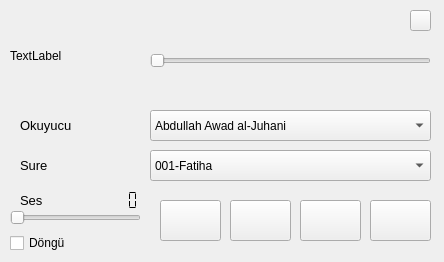
<?xml version="1.0" encoding="UTF-8"?>
<ui version="4.0">
 <class>furkan</class>
 <widget class="QMainWindow" name="furkan">
  <property name="geometry">
   <rect>
    <x>0</x>
    <y>0</y>
    <width>444</width>
    <height>262</height>
   </rect>
  </property>
  <property name="windowTitle">
   <string>furkan</string>
  </property>
  <widget class="QWidget" name="centralwidget">
   <widget class="QComboBox" name="comboBox_ok">
    <property name="geometry">
     <rect>
      <x>150</x>
      <y>110</y>
      <width>281</width>
      <height>31</height>
     </rect>
    </property>
    <item>
     <property name="text">
      <string>Abdullah Awad al-Juhani</string>
     </property>
    </item>
    <item>
     <property name="text">
      <string>Ali Abdur-Rahman al-Huthaify</string>
     </property>
    </item>
    <item>
     <property name="text">
      <string>AbdulBaset AbdulSamad 1</string>
     </property>
    </item>
    <item>
     <property name="text">
      <string>AbdulBaset AbdulSamad 2</string>
     </property>
    </item>
    <item>
     <property name="text">
      <string>Abdullah Ali Jabir</string>
     </property>
    </item>
    <item>
     <property name="text">
      <string>AbdulKareem Al Hazmi</string>
     </property>
    </item>
    <item>
     <property name="text">
      <string>Ahmad al-Huthaify</string>
     </property>
    </item>
    <item>
     <property name="text">
      <string>AbdulWadood Haneef</string>
     </property>
    </item>
    <item>
     <property name="text">
      <string>Ali Hajjaj Alsouasi</string>
     </property>
    </item>
    <item>
     <property name="text">
      <string>Abdullah Basfar</string>
     </property>
    </item>
    <item>
     <property name="text">
      <string>AbdulMuhsin al-Qasim</string>
     </property>
    </item>
    <item>
     <property name="text">
      <string>AbdulAzeez al-Ahmad</string>
     </property>
    </item>
    <item>
     <property name="text">
      <string>AbdulWadud Haneef</string>
     </property>
    </item>
    <item>
     <property name="text">
      <string>Al-Hussayni Al-Azazy</string>
     </property>
    </item>
    <item>
     <property name="text">
      <string>Abdullah Khayat</string>
     </property>
    </item>
    <item>
     <property name="text">
      <string>Abdul-Munim Abdul-Mubdi</string>
     </property>
    </item>
    <item>
     <property name="text">
      <string>Abu Bakr al-Shatri</string>
     </property>
    </item>
    <item>
     <property name="text">
      <string>Ahmad Nauina</string>
     </property>
    </item>
    <item>
     <property name="text">
      <string>Abdur-Rahman as-Sudais</string>
     </property>
    </item>
    <item>
     <property name="text">
      <string>AbdulBari ath-Thubaity</string>
     </property>
    </item>
    <item>
     <property name="text">
      <string>Abdullah Ali Jabir 2</string>
     </property>
    </item>
    <item>
     <property name="text">
      <string>Aziz Alili</string>
     </property>
    </item>
    <item>
     <property name="text">
      <string>Adel Kalbani</string>
     </property>
    </item>
    <item>
     <property name="text">
      <string>Abdur-Rashid Sufi</string>
     </property>
    </item>
    <item>
     <property name="text">
      <string>Abdullah Matroud</string>
     </property>
    </item>
    <item>
     <property name="text">
      <string>Akram Al-Alaqmi</string>
     </property>
    </item>
    <item>
     <property name="text">
      <string>Bandar Baleela</string>
     </property>
    </item>
    <item>
     <property name="text">
      <string>Fares Abbad</string>
     </property>
    </item>
    <item>
     <property name="text">
      <string>Hani ar-Rifai</string>
     </property>
    </item>
    <item>
     <property name="text">
      <string>Ibrahim Al-Jibrin</string>
     </property>
    </item>
    <item>
     <property name="text">
      <string>Imad Zuhair Hafez</string>
     </property>
    </item>
    <item>
     <property name="text">
      <string>Ibrahim Al Akhdar</string>
     </property>
    </item>
    <item>
     <property name="text">
      <string>Idrees Abkar</string>
     </property>
    </item>
    <item>
     <property name="text">
      <string>Khalid al-Qahtani</string>
     </property>
    </item>
    <item>
     <property name="text">
      <string>Mishari Rashid al-Afasy</string>
     </property>
    </item>
    <item>
     <property name="text">
      <string>Muhammad Siddiq al-Minshawi 1</string>
     </property>
    </item>
    <item>
     <property name="text">
      <string>Muhammad Siddiq al-Minshawi 2</string>
     </property>
    </item>
    <item>
     <property name="text">
      <string>Muhammad Jibreel</string>
     </property>
    </item>
    <item>
     <property name="text">
      <string>Muhammad al-Mehysni</string>
     </property>
    </item>
    <item>
     <property name="text">
      <string>Muhammad al-Luhaidan</string>
     </property>
    </item>
    <item>
     <property name="text">
      <string>Maher al-Muaiqly</string>
     </property>
    </item>
    <item>
     <property name="text">
      <string>Muhammad Abdul-Kareem</string>
     </property>
    </item>
    <item>
     <property name="text">
      <string>Mustafa al-Azawi</string>
     </property>
    </item>
    <item>
     <property name="text">
      <string>Muhammad Hassan</string>
     </property>
    </item>
    <item>
     <property name="text">
      <string>Mostafa Ismaeel</string>
     </property>
    </item>
    <item>
     <property name="text">
      <string>Mohammad Ismaeel Al-Muqaddim</string>
     </property>
    </item>
    <item>
     <property name="text">
      <string>Muhammad Ayyoob</string>
     </property>
    </item>
    <item>
     <property name="text">
      <string>Masjid Quba</string>
     </property>
    </item>
    <item>
     <property name="text">
      <string>Mahmoud Khaleel Al-Husary</string>
     </property>
    </item>
    <item>
     <property name="text">
      <string>Mahmood Ali Al-Bana</string>
     </property>
    </item>
    <item>
     <property name="text">
      <string>Nabil ar-Rifai</string>
     </property>
    </item>
    <item>
     <property name="text">
      <string>Nasser Al Qatami</string>
     </property>
    </item>
    <item>
     <property name="text">
      <string>Saud ash-Shuraym</string>
     </property>
    </item>
    <item>
     <property name="text">
      <string>Saad al-Ghamdi</string>
     </property>
    </item>
    <item>
     <property name="text">
      <string>Sahl Yasin</string>
     </property>
    </item>
    <item>
     <property name="text">
      <string>Salah Bukhatir</string>
     </property>
    </item>
    <item>
     <property name="text">
      <string>Sudais and Shuraym</string>
     </property>
    </item>
    <item>
     <property name="text">
      <string>Salah al-Budair</string>
     </property>
    </item>
    <item>
     <property name="text">
      <string>Salah Al-Hashim</string>
     </property>
    </item>
    <item>
     <property name="text">
      <string>Wadee Hammadi Al Yamani</string>
     </property>
    </item>
    <item>
     <property name="text">
      <string>Yasser ad-Dussary</string>
     </property>
    </item>
   </widget>
   <widget class="QComboBox" name="comboBox_sr">
    <property name="geometry">
     <rect>
      <x>150</x>
      <y>150</y>
      <width>281</width>
      <height>31</height>
     </rect>
    </property>
    <item>
     <property name="text">
      <string>001-Fatiha</string>
     </property>
    </item>
    <item>
     <property name="text">
      <string>002-Bakara</string>
     </property>
    </item>
    <item>
     <property name="text">
      <string>003-Al-i İmran</string>
     </property>
    </item>
    <item>
     <property name="text">
      <string>004-Nisa</string>
     </property>
    </item>
    <item>
     <property name="text">
      <string>005-Maide</string>
     </property>
    </item>
    <item>
     <property name="text">
      <string>006-Enam</string>
     </property>
    </item>
    <item>
     <property name="text">
      <string>007-Araf</string>
     </property>
    </item>
    <item>
     <property name="text">
      <string>008-Enfal</string>
     </property>
    </item>
    <item>
     <property name="text">
      <string>009-Tevbe</string>
     </property>
    </item>
    <item>
     <property name="text">
      <string>010-Yunus</string>
     </property>
    </item>
    <item>
     <property name="text">
      <string>011-Hud</string>
     </property>
    </item>
    <item>
     <property name="text">
      <string>012-Yusuf</string>
     </property>
    </item>
    <item>
     <property name="text">
      <string>013-Rad</string>
     </property>
    </item>
    <item>
     <property name="text">
      <string>014-İbrahim</string>
     </property>
    </item>
    <item>
     <property name="text">
      <string>015-Hicr</string>
     </property>
    </item>
    <item>
     <property name="text">
      <string>016-Nahl</string>
     </property>
    </item>
    <item>
     <property name="text">
      <string>017-İsra</string>
     </property>
    </item>
    <item>
     <property name="text">
      <string>018-Kehf</string>
     </property>
    </item>
    <item>
     <property name="text">
      <string>019-Meryem</string>
     </property>
    </item>
    <item>
     <property name="text">
      <string>020-Taha</string>
     </property>
    </item>
    <item>
     <property name="text">
      <string>021-Enbiya</string>
     </property>
    </item>
    <item>
     <property name="text">
      <string>022-Hac</string>
     </property>
    </item>
    <item>
     <property name="text">
      <string>023-Müminun</string>
     </property>
    </item>
    <item>
     <property name="text">
      <string>024-Nur</string>
     </property>
    </item>
    <item>
     <property name="text">
      <string>025-Furkan</string>
     </property>
    </item>
    <item>
     <property name="text">
      <string>026-Şuara</string>
     </property>
    </item>
    <item>
     <property name="text">
      <string>027-Neml</string>
     </property>
    </item>
    <item>
     <property name="text">
      <string>028-Kasas</string>
     </property>
    </item>
    <item>
     <property name="text">
      <string>029-Ankebut</string>
     </property>
    </item>
    <item>
     <property name="text">
      <string>030-Rum</string>
     </property>
    </item>
    <item>
     <property name="text">
      <string>031-Lokman</string>
     </property>
    </item>
    <item>
     <property name="text">
      <string>032-Secde</string>
     </property>
    </item>
    <item>
     <property name="text">
      <string>033-Ahzab</string>
     </property>
    </item>
    <item>
     <property name="text">
      <string>034-Sebe</string>
     </property>
    </item>
    <item>
     <property name="text">
      <string>035-Fatır</string>
     </property>
    </item>
    <item>
     <property name="text">
      <string>036-Yasin</string>
     </property>
    </item>
    <item>
     <property name="text">
      <string>037-Saffat</string>
     </property>
    </item>
    <item>
     <property name="text">
      <string>038-Sad</string>
     </property>
    </item>
    <item>
     <property name="text">
      <string>039-Zümer</string>
     </property>
    </item>
    <item>
     <property name="text">
      <string>040-Mümin</string>
     </property>
    </item>
    <item>
     <property name="text">
      <string>041-Füssilet</string>
     </property>
    </item>
    <item>
     <property name="text">
      <string>042-Şura</string>
     </property>
    </item>
    <item>
     <property name="text">
      <string>043-Zuhruf</string>
     </property>
    </item>
    <item>
     <property name="text">
      <string>044-Duhan</string>
     </property>
    </item>
    <item>
     <property name="text">
      <string>045-Casiye</string>
     </property>
    </item>
    <item>
     <property name="text">
      <string>046-Akaf</string>
     </property>
    </item>
    <item>
     <property name="text">
      <string>047-Muhammed</string>
     </property>
    </item>
    <item>
     <property name="text">
      <string>048-Fetih</string>
     </property>
    </item>
    <item>
     <property name="text">
      <string>049-Hucurat</string>
     </property>
    </item>
    <item>
     <property name="text">
      <string>050-Kaf</string>
     </property>
    </item>
    <item>
     <property name="text">
      <string>051-Zariyat</string>
     </property>
    </item>
    <item>
     <property name="text">
      <string>052-Tur</string>
     </property>
    </item>
    <item>
     <property name="text">
      <string>053-Necm</string>
     </property>
    </item>
    <item>
     <property name="text">
      <string>054-Kamer</string>
     </property>
    </item>
    <item>
     <property name="text">
      <string>055-Rahman</string>
     </property>
    </item>
    <item>
     <property name="text">
      <string>056-Vakia</string>
     </property>
    </item>
    <item>
     <property name="text">
      <string>057-Hadid</string>
     </property>
    </item>
    <item>
     <property name="text">
      <string>058-Mücadele</string>
     </property>
    </item>
    <item>
     <property name="text">
      <string>059-Haşr</string>
     </property>
    </item>
    <item>
     <property name="text">
      <string>060-Mümtehine</string>
     </property>
    </item>
    <item>
     <property name="text">
      <string>061-Saf</string>
     </property>
    </item>
    <item>
     <property name="text">
      <string>062-Cuma</string>
     </property>
    </item>
    <item>
     <property name="text">
      <string>063-Münafikun</string>
     </property>
    </item>
    <item>
     <property name="text">
      <string>064-Tegabun</string>
     </property>
    </item>
    <item>
     <property name="text">
      <string>065-Talak</string>
     </property>
    </item>
    <item>
     <property name="text">
      <string>066-Tahrim</string>
     </property>
    </item>
    <item>
     <property name="text">
      <string>067-Mülk</string>
     </property>
    </item>
    <item>
     <property name="text">
      <string>068-Kalem</string>
     </property>
    </item>
    <item>
     <property name="text">
      <string>069-Hakka</string>
     </property>
    </item>
    <item>
     <property name="text">
      <string>070-Mearic</string>
     </property>
    </item>
    <item>
     <property name="text">
      <string>071-Nuh</string>
     </property>
    </item>
    <item>
     <property name="text">
      <string>072-Cin</string>
     </property>
    </item>
    <item>
     <property name="text">
      <string>073-Müzemmil</string>
     </property>
    </item>
    <item>
     <property name="text">
      <string>074-Müddessir</string>
     </property>
    </item>
    <item>
     <property name="text">
      <string>075-Kıyame</string>
     </property>
    </item>
    <item>
     <property name="text">
      <string>076-İnsan</string>
     </property>
    </item>
    <item>
     <property name="text">
      <string>077-Mürselat</string>
     </property>
    </item>
    <item>
     <property name="text">
      <string>078-Nebe</string>
     </property>
    </item>
    <item>
     <property name="text">
      <string>079-Naziat</string>
     </property>
    </item>
    <item>
     <property name="text">
      <string>080-Abese</string>
     </property>
    </item>
    <item>
     <property name="text">
      <string>081-Tekvir</string>
     </property>
    </item>
    <item>
     <property name="text">
      <string>082-İnfitar</string>
     </property>
    </item>
    <item>
     <property name="text">
      <string>083-Mutaffifın</string>
     </property>
    </item>
    <item>
     <property name="text">
      <string>084-İnşikak</string>
     </property>
    </item>
    <item>
     <property name="text">
      <string>085-Büruc</string>
     </property>
    </item>
    <item>
     <property name="text">
      <string>086-Tarık</string>
     </property>
    </item>
    <item>
     <property name="text">
      <string>087-Ala</string>
     </property>
    </item>
    <item>
     <property name="text">
      <string>088-Gaşiye</string>
     </property>
    </item>
    <item>
     <property name="text">
      <string>089-Fecr</string>
     </property>
    </item>
    <item>
     <property name="text">
      <string>090-Beled</string>
     </property>
    </item>
    <item>
     <property name="text">
      <string>091-Şems</string>
     </property>
    </item>
    <item>
     <property name="text">
      <string>092-Leyl</string>
     </property>
    </item>
    <item>
     <property name="text">
      <string>093-Duha</string>
     </property>
    </item>
    <item>
     <property name="text">
      <string>094-İnşirah</string>
     </property>
    </item>
    <item>
     <property name="text">
      <string>095-Tin</string>
     </property>
    </item>
    <item>
     <property name="text">
      <string>096-Alak</string>
     </property>
    </item>
    <item>
     <property name="text">
      <string>097-Kadir</string>
     </property>
    </item>
    <item>
     <property name="text">
      <string>098-Beyyine</string>
     </property>
    </item>
    <item>
     <property name="text">
      <string>099-Zilzal</string>
     </property>
    </item>
    <item>
     <property name="text">
      <string>100-Adiyat</string>
     </property>
    </item>
    <item>
     <property name="text">
      <string>101-Karia</string>
     </property>
    </item>
    <item>
     <property name="text">
      <string>102-Tekasür</string>
     </property>
    </item>
    <item>
     <property name="text">
      <string>103-Asr</string>
     </property>
    </item>
    <item>
     <property name="text">
      <string>104-Hümeze</string>
     </property>
    </item>
    <item>
     <property name="text">
      <string>105-Fil</string>
     </property>
    </item>
    <item>
     <property name="text">
      <string>106-Kureyş</string>
     </property>
    </item>
    <item>
     <property name="text">
      <string>107-Maun</string>
     </property>
    </item>
    <item>
     <property name="text">
      <string>108-Kevser</string>
     </property>
    </item>
    <item>
     <property name="text">
      <string>109-Kafirun</string>
     </property>
    </item>
    <item>
     <property name="text">
      <string>110-Nasr</string>
     </property>
    </item>
    <item>
     <property name="text">
      <string>111-Tebbet</string>
     </property>
    </item>
    <item>
     <property name="text">
      <string>112-İhlas</string>
     </property>
    </item>
    <item>
     <property name="text">
      <string>113-Felak</string>
     </property>
    </item>
    <item>
     <property name="text">
      <string>114-Nas</string>
     </property>
    </item>
   </widget>
   <widget class="QLabel" name="label_ok">
    <property name="geometry">
     <rect>
      <x>20</x>
      <y>110</y>
      <width>101</width>
      <height>31</height>
     </rect>
    </property>
    <property name="font">
     <font>
      <pointsize>10</pointsize>
      <bold>false</bold>
     </font>
    </property>
    <property name="text">
     <string>Okuyucu</string>
    </property>
   </widget>
   <widget class="QLabel" name="label_sr">
    <property name="geometry">
     <rect>
      <x>20</x>
      <y>150</y>
      <width>101</width>
      <height>31</height>
     </rect>
    </property>
    <property name="font">
     <font>
      <pointsize>10</pointsize>
     </font>
    </property>
    <property name="text">
     <string>Sure</string>
    </property>
   </widget>
   <widget class="QPushButton" name="pushButton_di">
    <property name="geometry">
     <rect>
      <x>160</x>
      <y>200</y>
      <width>61</width>
      <height>41</height>
     </rect>
    </property>
    <property name="font">
     <font>
      <pointsize>9</pointsize>
      <bold>true</bold>
     </font>
    </property>
   </widget>
   <widget class="QPushButton" name="pushButton_ip">
    <property name="geometry">
     <rect>
      <x>300</x>
      <y>200</y>
      <width>61</width>
      <height>41</height>
     </rect>
    </property>
    <property name="font">
     <font>
      <pointsize>9</pointsize>
      <bold>true</bold>
     </font>
    </property>
    <property name="text">
     <string/>
    </property>
   </widget>
   <widget class="QLabel" name="label_sg">
    <property name="geometry">
     <rect>
      <x>10</x>
      <y>10</y>
      <width>131</width>
      <height>91</height>
     </rect>
    </property>
    <property name="text">
     <string>TextLabel</string>
    </property>
   </widget>
   <widget class="QSlider" name="slider_sr">
    <property name="geometry">
     <rect>
      <x>150</x>
      <y>50</y>
      <width>281</width>
      <height>21</height>
     </rect>
    </property>
    <property name="orientation">
     <enum>Qt::Orientation::Horizontal</enum>
    </property>
    <property name="invertedAppearance">
     <bool>false</bool>
    </property>
    <property name="invertedControls">
     <bool>false</bool>
    </property>
   </widget>
   <widget class="QLabel" name="label_dr">
    <property name="geometry">
     <rect>
      <x>300</x>
      <y>70</y>
      <width>121</width>
      <height>20</height>
     </rect>
    </property>
    <property name="frameShape">
     <enum>QFrame::Shape::NoFrame</enum>
    </property>
    <property name="text">
     <string/>
    </property>
    <property name="alignment">
     <set>Qt::AlignmentFlag::AlignRight|Qt::AlignmentFlag::AlignTrailing|Qt::AlignmentFlag::AlignVCenter</set>
    </property>
   </widget>
   <widget class="QSlider" name="slider_se">
    <property name="geometry">
     <rect>
      <x>10</x>
      <y>210</y>
      <width>131</width>
      <height>16</height>
     </rect>
    </property>
    <property name="font">
     <font>
      <bold>false</bold>
     </font>
    </property>
    <property name="maximum">
     <number>100</number>
    </property>
    <property name="orientation">
     <enum>Qt::Orientation::Horizontal</enum>
    </property>
    <property name="tickPosition">
     <enum>QSlider::TickPosition::NoTicks</enum>
    </property>
   </widget>
   <widget class="QPushButton" name="pushButton_hk">
    <property name="geometry">
     <rect>
      <x>410</x>
      <y>10</y>
      <width>21</width>
      <height>21</height>
     </rect>
    </property>
    <property name="text">
     <string/>
    </property>
   </widget>
   <widget class="QLabel" name="label_gs">
    <property name="geometry">
     <rect>
      <x>160</x>
      <y>70</y>
      <width>121</width>
      <height>20</height>
     </rect>
    </property>
    <property name="frameShape">
     <enum>QFrame::Shape::NoFrame</enum>
    </property>
    <property name="text">
     <string/>
    </property>
    <property name="alignment">
     <set>Qt::AlignmentFlag::AlignLeading|Qt::AlignmentFlag::AlignLeft|Qt::AlignmentFlag::AlignVCenter</set>
    </property>
   </widget>
   <widget class="QLabel" name="label">
    <property name="geometry">
     <rect>
      <x>20</x>
      <y>190</y>
      <width>61</width>
      <height>20</height>
     </rect>
    </property>
    <property name="font">
     <font>
      <pointsize>10</pointsize>
     </font>
    </property>
    <property name="text">
     <string>Ses</string>
    </property>
   </widget>
   <widget class="QLCDNumber" name="label_lcd">
    <property name="geometry">
     <rect>
      <x>90</x>
      <y>190</y>
      <width>51</width>
      <height>21</height>
     </rect>
    </property>
    <property name="frameShape">
     <enum>QFrame::Shape::NoFrame</enum>
    </property>
    <property name="smallDecimalPoint">
     <bool>false</bool>
    </property>
    <property name="segmentStyle">
     <enum>QLCDNumber::SegmentStyle::Flat</enum>
    </property>
   </widget>
   <widget class="QPushButton" name="pushButton_nx">
    <property name="geometry">
     <rect>
      <x>370</x>
      <y>200</y>
      <width>61</width>
      <height>41</height>
     </rect>
    </property>
    <property name="font">
     <font>
      <pointsize>9</pointsize>
      <bold>true</bold>
     </font>
    </property>
    <property name="text">
     <string/>
    </property>
   </widget>
   <widget class="QPushButton" name="pushButton_pv">
    <property name="geometry">
     <rect>
      <x>230</x>
      <y>200</y>
      <width>61</width>
      <height>41</height>
     </rect>
    </property>
    <property name="font">
     <font>
      <pointsize>9</pointsize>
      <bold>true</bold>
     </font>
    </property>
    <property name="text">
     <string/>
    </property>
   </widget>
   <widget class="QCheckBox" name="checkBox_sr">
    <property name="geometry">
     <rect>
      <x>10</x>
      <y>230</y>
      <width>93</width>
      <height>26</height>
     </rect>
    </property>
    <property name="text">
     <string>Döngü</string>
    </property>
   </widget>
  </widget>
 </widget>
 <resources/>
 <connections/>
</ui>
